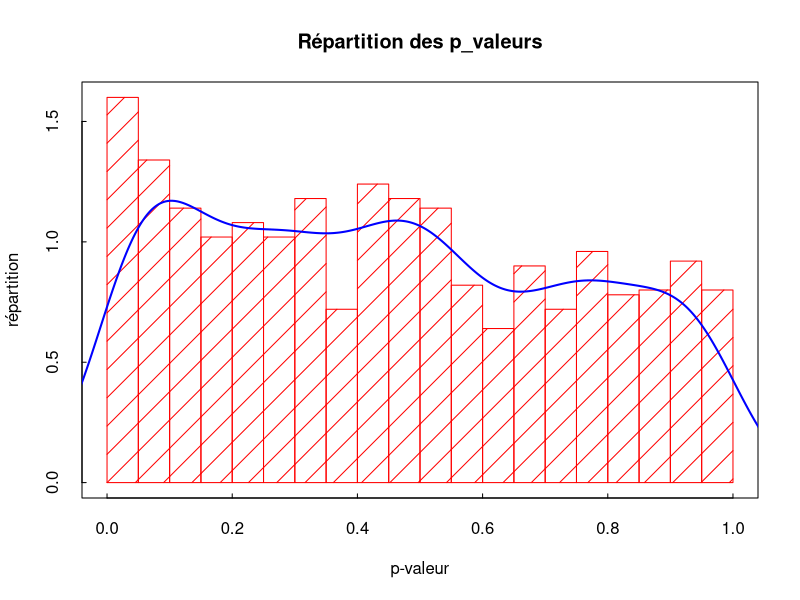
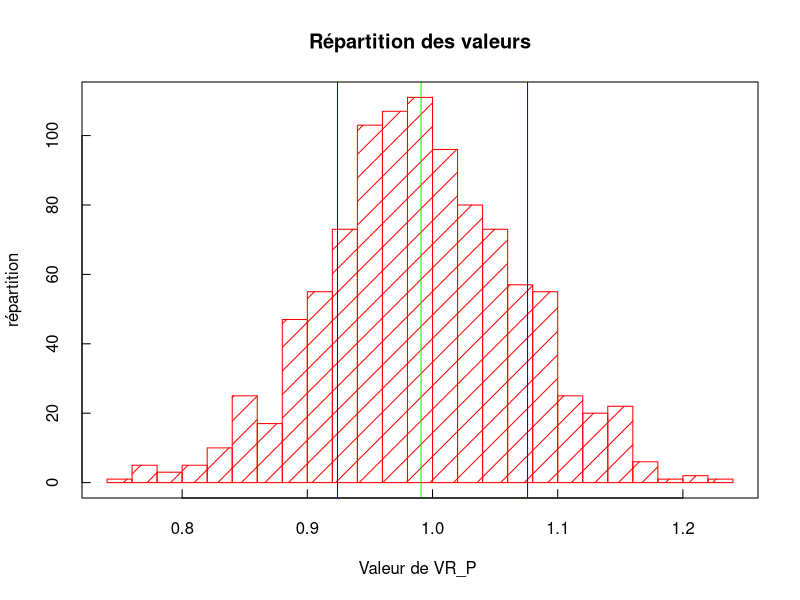
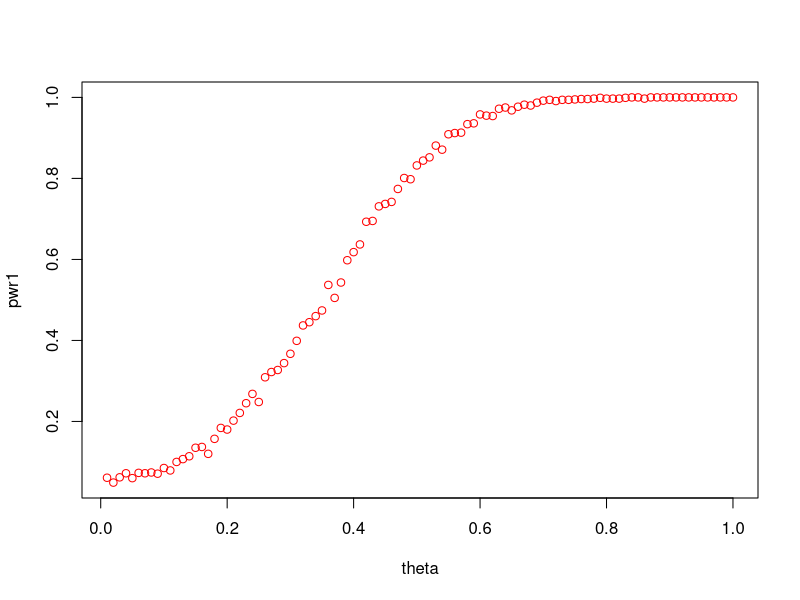
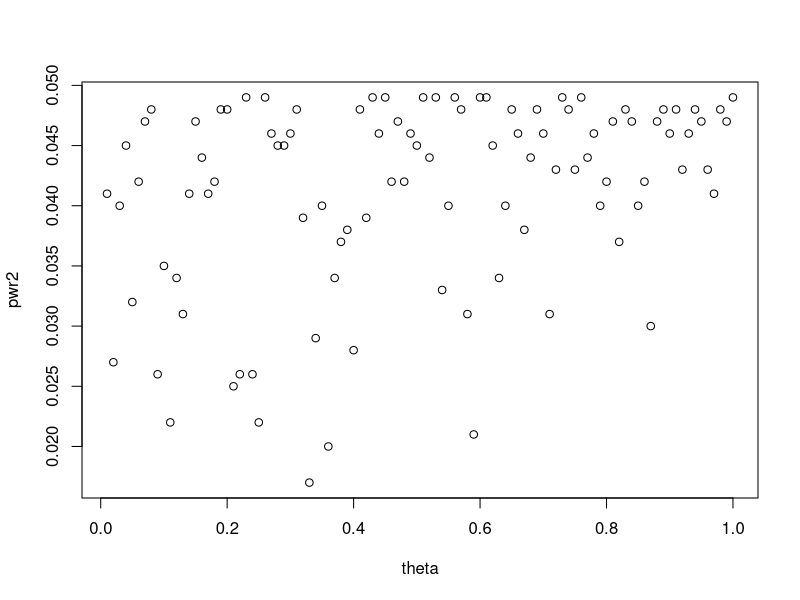

R code for these plots, in order: (Note: this script raises an error after producing the figures.)
## ---- chunk 1
rm(list=ls()) # Removes all existing variables

## ---- chunk 2
Sample = read.table("Economic_Scenarios_1000_Simu.csv",sep=";",header=FALSE) # This command returns an object of the class data.frame
 # For our purpose it is better to convert it into a matrix
n1 = dim(Sample)[1] # Number of rows
p1 = dim(Sample)[2] # Number of columns

X1_char = Sample[3:n1,7:p1] 
tab_X_1 = as.matrix(X1_char)

#pour la premiere simulation 

L=c()
for (i in 1:(floor(n1/4))){
  L=append(L,4*i)
}

IMMO=tab_X_1[L,]
EQUITY= tab_X_1[(L-1),]
INFL=tab_X_1[L-2,]
VALN=tab_X_1[L-3,]

## ---- chunk 3
 #on actualise les données 

IMMO_act=IMMO*VALN
EQUITY_act = EQUITY*VALN 
INFL_act = INFL*VALN

DtSt_IMMO=IMMO*VALN #on actualise les données 
Dt_1St_1_IMMO=DtSt_IMMO[,1:(dim(DtSt_IMMO)[2]-1)]
Y_IMMO=DtSt_IMMO[,2:dim(DtSt_IMMO)[2]]-Dt_1St_1_IMMO

DtSt_EQUITY=EQUITY_act #on actualise les données 
Dt_1St_1_EQUITY=DtSt_EQUITY[,1:(dim(DtSt_EQUITY)[2]-1)]
Y_EQUITY=DtSt_EQUITY[,2:dim(DtSt_EQUITY)[2]]-Dt_1St_1_EQUITY


DtSt_INFL=INFL*VALN #on actualise les données 
Dt_1St_1_INFL=DtSt_INFL[,1:(dim(DtSt_INFL)[2]-1)]
Y_INFL=DtSt_INFL[,2:dim(DtSt_INFL)[2]]-Dt_1St_1_INFL


## ---- chunk 4

mean((IMMO_act[1,] - mean(IMMO_act[1,]))^2)

## ---- chunk 5


########################### Calcul de QP #########################

Qp= function(Sample, p) {
  n=dim(Sample)[1] #n =1000
  d=dim(Sample)[2] # d = 50

  Qp = c()
  
  for (i in 1:n) {
    
    Y_barre = mean(Sample[i,])
    #gamma_0 = mean((Sample[i,]-Y_barre)^2)
    gamma_0 = mean((Sample[i,])^2)
    Qp_i = 0
    
    for (j in 1:p){
      #gamma_j = mean((Sample[i,(1+j):d]-Y_barre)*(Sample[i,1:(d-j)]-Y_barre))
      gamma_j = mean((Sample[i,(1+j):d])*(Sample[i,1:(d-j)]))
      rho_j = gamma_j/gamma_0
      Qp_i = Qp_i + d*(rho_j^2)
    }
    Qp = append(Qp, Qp_i)
    
  }
  return(Qp)

}

#print(Qp(IMMO_act,3))


########################### Calcul de QP* #########################

Qpstar = function(Sample, p) {
  n=dim(Sample)[1] #n =1000
  d=dim(Sample)[2] # d = 50

  Qpstar = c()
  
  for (i in 1:n) {
    
    Y_barre = mean(Sample[i,])
    gamma_0 = mean((Sample[i,]-Y_barre)^2)
    Qpstar_i = 0
    
    for (j in 1:p){
      gamma_j = mean((Sample[i,(1+j):d]-Y_barre)*(Sample[i,1:(d-j)]-Y_barre))
      
      rho_j = gamma_j/gamma_0
      
      tau_j = sum((Sample[i,(1+j):d]-Y_barre)^2*(Sample[i,1:(d-j)])^2) /(gamma_0^2)
      Qpstar_i = Qpstar_i + d*(rho_j^2)
    }
    Qpstar = append(Qpstar, Qpstar_i)
  }
  return(Qpstar)

}

########################### Calcul de VRp #########################

VRP= function(Sample, p) {
  n=dim(Sample)[1] #n =1000
  d=dim(Sample)[2] # d = 50

  VRP = c()
  
  for (i in 1:n) {
    Y_barre = mean(Sample[i,])
    gamma_0 = mean((Sample[i,]-Y_barre)^2)
    
    
    for (j in 1:(p-1)){
      gamma_j = mean((Sample[i,(1+j):d]-Y_barre)*(Sample[i,1:(d-j)]-Y_barre))
      rho_j = gamma_j/gamma_0
      VRP_i = 1 + 2*(1-(j/p))*rho_j

      }
    VRP = append(VRP, VRP_i)
    
  }
  return(VRP)

}






## ---- chunk 6

Graph = function(Sample,p){
  Qp = Qpstar(Sample,p)
  Y=c()
  for(t in 1:length(Qp)){
    p_value= 1-pchisq(Qp[t],df=p)
    Y=append(Y,p_value)
  }
  #X=c(1:length(Qp))
  
  #plot(X,Y)
  #abline(h=min(Y), col="blue")
  #abline(h=max(Y), col="blue")
  #abline(h=mean(Y), col="red")
  hist(Y,breaks=20,col="red",density=5,xlab="p-valeur",ylab="répartition",main=" Répartition des p_valeurs ",tck=0.01, freq = FALSE)
    # breaks : nombre de barres
    # density : barres vides (0) ou hachurées
    # tck = 0.01 : longueur des graduations
    # xlab & ylab : titre de l'axe des abscisses et ordonnées
    # main : titre de l'histogramme
    # col : couleur des barres - pour mettre d'autres couleurs
    # Le paramètre freq = FALSE ou freq = F permet d'afficher la fréquence que représente chaque catégorie.
  box() # encadre l'histogramme
  densite <- density(Y) # estimer la densité que représente ces différentes valeurs
  lines(densite, col = "blue",lwd=2) # Superposer une ligne de densité à l'histogramme
  
  print(paste0(" min(p_valeur)  = ", min(Y)))
  print(paste0(" max(p_valeur) = ",max(Y)))
  print(paste0(" mean(p_valeur) ",mean(Y)))
  print( "--------------")
  for(alpha in c(0.1,0.05,0.01)){
    
    print(paste0(" alpha = ",alpha))
    print(paste0(" On rejette l'hypothèse nulle ,",length(Y[Y<=alpha])))
    print( "--------------")   
  }
  
  
}
Graph(Y_IMMO,2)



## ---- chunk 7

p=4
VR_P=VRP(Y_IMMO,p)
X=c(1:length(VR_P))
print(paste0(" alpha = ",0.05))
a= 1-qnorm(0.975,mean=0,sd = 1)*sqrt(2*(p-1)/(p*length(VR_P)))
b= 1+qnorm(0.975,mean=0,sd = 1)*sqrt(2*(p-1)/(p*length(VR_P)))
#plot(X,VR_P)
hist(VR_P,breaks=20,col="red",density=6,xlab="Valeur de VR_P ",ylab="répartition",main=" Répartition des valeurs ",tck=0.02)
abline(v=a,col="blue")
abline(v=b,col="blue")
abline(v=mean(VR_P),col="green")
box()
mean(VR_P)

## ---- chunk 8
n=1000 #nombre de simulations
t_max=50
c=0
sigma = 5
p=4

simultheta = function(theta, t_max) {
  simul = c(c/(1-theta))
  bruit = rnorm(t_max, c, sigma^2)
  for (i in (1:t_max)) {
    X_i = theta*simul[i-1] + bruit[i]
    simul = append(simul, X_i)
  }
  return(t(matrix(simul)))
}
N_simul = function(theta, t_max, N){
  mat = matrix(0, ncol=t_max, nrow=N)
  for (i in 1:N){
    mat[i,] = simultheta(theta, t_max)
  }
  return(mat)
}


var_cov = function(t,theta,sigma,bk){
  var = sum(bk)+ 2*( (1-theta^t)/(1-theta) -t ) * sigma^2/((1-theta^(-1))*(1-theta)) - 2*(theta*sigma)^2* ( (1-theta^t)/(1-theta) -  (1-theta^(2*t))/(1-theta^2) )/(1-theta)^2
  return(var)
}


sums = function(Sample, theta, t_max){
  n = (dim(Sample))[1]
  for (i in 1:n){
   Sample[i,]= cumsum(Sample[i,])
  }
  sum = matrix(0, ncol=1, nrow = t_max)
  ak= c(0)
  bk= c(sigma**2)
  for (j in (1:t_max)){
    sum[j] = mean(Sample[,j])*sqrt(n/j)/sigma 
    #sqrt(n/var_cov(j,theta,sigma,bk))
    
    
  }
  sum[1]=0
  return(sum)
}

 
## ---- chunk 9

graph_power = function(n){
  theta = seq(from = 0.01, to = 1, by = 0.01)
  pwr1 = c()
  pwr2 = c()
  for (thet in theta) {
    simul = N_simul(thet, t_max, n)
    Qps = Qp(simul, p)
    
    sum = abs(sums(simul, thet, t_max))
    print(sum)
    occ1 = length(Qps[Qps>qchisq(0.95,p)])/n
    occ2 = length(sum[sum>qnorm(0.975)])/n
    pwr1 = append(pwr1, occ1)
    pwr2 = append(pwr2, occ2)
    
  }
  plot(theta, pwr1, col="red")
  plot(theta, pwr2)
  abline(h=min(pwr), col="green")
  print(min(pwr))
}

## ---- chunk 10
L=c(1,2,3)
L[length(L)]
## ---- chunk 11
graph_power(1000)
## ---- chunk 12
list = matrix(c(0.5,0.5,0.5))
print(sum(list^2))
n=1000 #nombre de simulations
t_max=50
c=0
sigma = 1
p=4
k = length(list)
sigma^2/(1-sum(list^2))
simul = c(rnorm(k, mean = 0, sd = sigma^2/(1-sum(list^2))))
simul
bruit = rnorm(t_max, c, sigma^2)
list*simul[(1):(k)]

x_i = sum(list*simul[(1):(k)]) + bruit[k+1]
simul = append(simul, x_i)

length(simultheta2(list, 50))
## ---- chunk 13
n=1000 #nombre de simulations
t_max=50
c=0
sigma = 1
p=4
#k=4

simultheta2 = function(list , t_max) {
  k = dim(list)[1]
  simul = c(rnorm(k, mean = 0, sd = sqrt(sigma^2/(1-sum(list^2)))))
  bruit = rnorm(t_max, c, sigma^2)
  for (i in ((k+1):t_max)) {
    #print(k)
    X_i = sum(list*simul[(i-k):(i-1)]) + bruit[i]
    simul = append(simul, X_i)
  }
  return(t(matrix(simul)))
}
N_simul = function(list, t_max, N){
  mat = matrix(0, ncol=t_max, nrow=N)
  for (i in 1:N){
    mat[i,] = simultheta2(list, t_max)
  }
  return(mat)
}

## ---- chunk 14
graph_power2 = function(n){
  theta = seq(from = 0.01, to = 1, by = 0.01)
  pwr1 = c()
  pwr2 = c()
  for (thet in theta) {
    #list = matrix(theta, nrow=1, ncol = k)
    list = matrix(c(0,0,0,0,0,0,0,0,thet))
    simul = N_simul(list, t_max, n)
    Qps = Qp(simul, p)
    
    #list2 = matrix(c(thet, thet,thet,thet))
    #simul2 = N_simul(list2, t_max, n)
    #Qps2 = Qp(simul2, p)
    #sum = abs(sums(simul, thet, t_max))
    #print(theta)
    occ1 = length(Qps[Qps>qchisq(0.95,p)])/n
    #occ2 = length(Qps[Qps2>qchisq(0.95,p)])/n
    #occ2 = length(sum[sum>qnorm(0.975)])/n
    pwr1 = append(pwr1, occ1)
    #pwr2 = append(pwr2, occ2)
    
  }
  plot(theta, pwr1, col="red",type = "l")
  #lines(theta, pwr2, col="blue")
  #abline(h=min(pwr), col="green")
  #print(min(pwr))
}
## ---- chunk 15
graph_power2(1000)
## ---- chunk 16

########################### Calcul de QP sur les colonnes #########################

Qpcol= function(Sample, p) {
  n=dim(Sample)[1] #n =1000
  d=dim(Sample)[2] # d = 50

 #valeur de t
  Qp = c()
  
  
  for (t in (p+1):(d)){
    Qp_t = 0
    Y_barre_t = mean(Sample[,t])
    gamma_0 = mean((Sample[,t]-Y_barre_t)^2)
    for (j in 1:p) {
    
      Y_barre_tmoinsj = mean(Sample[,t-j])
      
      gamma_j = mean((Sample[,t]-Y_barre_t)*(Sample[,(t-j)]-Y_barre_tmoinsj))
      
      rho_j = gamma_j/gamma_0
      
      #print(rho_j^2)  
      Qp_t = Qp_t + n*(rho_j^2)
    }
    Qp = append(Qp, Qp_t)
  }
  return(Qp)

}
## ---- chunk 17

Graph = function(Sample,p){
  Qp = Qpcol(Sample,p)
  print(Qp)
  Y=c()
  for(t in 1:length(Qp)){
    p_value= 1-pchisq(Qp[t],df=p)
    Y=append(Y,p_value)
  }
  #X=c(1:length(Qp))
  
  #plot(X,Y)
  #abline(h=min(Y), col="blue")
  #abline(h=max(Y), col="blue")
  #abline(h=mean(Y), col="red")
  hist(Y,breaks=20,col="red",density=5,xlab="p-valeur",ylab="répartition",main=" Répartition des p_valeurs ",tck=0.01)
    # breaks : nombre de barres
    # density : barres vides (0) ou hachurées
    # tck = 0.01 : longueur des graduations
    # xlab & ylab : titre de l'axe des abscisses et ordonnées
    # main : titre de l'histogramme
    # col : couleur des barres - pour mettre d'autres couleurs
    # Le paramètre freq = FALSE ou freq = F permet d'afficher la fréquence que représente chaque catégorie.
  box() # encadre l'histogramme
  #densite <- density(Y) # estimer la densité que représente ces différentes valeurs
  #lines(densite, col = "blue",lwd=2) # Superposer une ligne de densité à l'histogramme
  
  print(paste0(" min(p_valeur)  = ", min(Y)))
  print(paste0(" max(p_valeur) = ",max(Y)))
  print(paste0(" mean(p_valeur) ",mean(Y)))
  print( "--------------")
  for(alpha in c(0.1,0.05,0.01)){
    
    print(paste0(" alpha = ",alpha))
    print(paste0(" On rejette l'hypothèse nulle ,",length(Y[Y<=alpha])))
    print( "--------------")   
  }
  
  
}
Graph(Y_IMMO,4)

## ---- chunk 18
2**2
